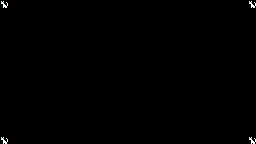

Rendered tile map (Tiled .tmx) drawn with the repository's tilesets; below, a short description and the full map source, tile grids included:
An orthogonal 32x18 tile map with 8x8 px tiles, 1 tile layer (Tile Layer 1).

<map version="1.8" tiledversion="1.8.2" orientation="orthogonal" renderorder="right-down" width="32" height="18" tilewidth="8" tileheight="8" infinite="0" nextlayerid="2" nextobjectid="1">
 <tileset firstgid="1" source="tileset_mascara.tsx" />
 <layer id="1" name="Tile Layer 1" width="32" height="18">
  <data encoding="csv">
33,0,0,0,0,0,0,0,0,0,0,0,0,0,0,0,0,0,0,0,0,0,0,0,0,0,0,0,0,0,0,33,
0,0,0,0,0,0,0,0,0,0,0,0,0,0,0,0,0,0,0,0,0,0,0,0,0,0,0,0,0,0,0,0,
0,0,0,0,0,0,0,0,0,0,0,0,0,0,0,0,0,0,0,0,0,0,0,0,0,0,0,0,0,0,0,0,
0,0,0,0,0,0,0,0,0,0,0,0,0,0,0,0,0,0,0,0,0,0,0,0,0,0,0,0,0,0,0,0,
0,0,0,0,0,0,0,0,0,0,0,0,0,0,0,0,0,0,0,0,0,0,0,0,0,0,0,0,0,0,0,0,
0,0,0,0,0,0,0,0,0,0,0,0,0,0,0,0,0,0,0,0,0,0,0,0,0,0,0,0,0,0,0,0,
0,0,0,0,0,0,0,0,0,0,0,0,0,0,0,0,0,0,0,0,0,0,0,0,0,0,0,0,0,0,0,0,
0,0,0,0,0,0,0,0,0,0,0,0,0,0,0,0,0,0,0,0,0,0,0,0,0,0,0,0,0,0,0,0,
0,0,0,0,0,0,0,0,0,0,0,0,0,0,0,0,0,0,0,0,0,0,0,0,0,0,0,0,0,0,0,0,
0,0,0,0,0,0,0,0,0,0,0,0,0,0,0,0,0,0,0,0,0,0,0,0,0,0,0,0,0,0,0,0,
0,0,0,0,0,0,0,0,0,0,0,0,0,0,0,0,0,0,0,0,0,0,0,0,0,0,0,0,0,0,0,0,
0,0,0,0,0,0,0,0,0,0,0,0,0,0,0,0,0,0,0,0,0,0,0,0,0,0,0,0,0,0,0,0,
0,0,0,0,0,0,0,0,0,0,0,0,0,0,0,0,0,0,0,0,0,0,0,0,0,0,0,0,0,0,0,0,
0,0,0,0,0,0,0,0,0,0,0,0,0,0,0,0,0,0,0,0,0,0,0,0,0,0,0,0,0,0,0,0,
0,0,0,0,0,0,0,0,0,0,0,0,0,0,0,0,0,0,0,0,0,0,0,0,0,0,0,0,0,0,0,0,
0,0,0,0,0,0,0,0,0,0,0,0,0,0,0,0,0,0,0,0,0,0,0,0,0,0,0,0,0,0,0,0,
0,0,0,0,0,0,0,0,0,0,0,0,0,0,0,0,0,0,0,0,0,0,0,0,0,0,0,0,0,0,0,0,
33,0,0,0,0,0,0,0,0,0,0,0,0,0,0,0,0,0,0,0,0,0,0,0,0,0,0,0,0,0,0,33
</data>
 </layer>
</map>
